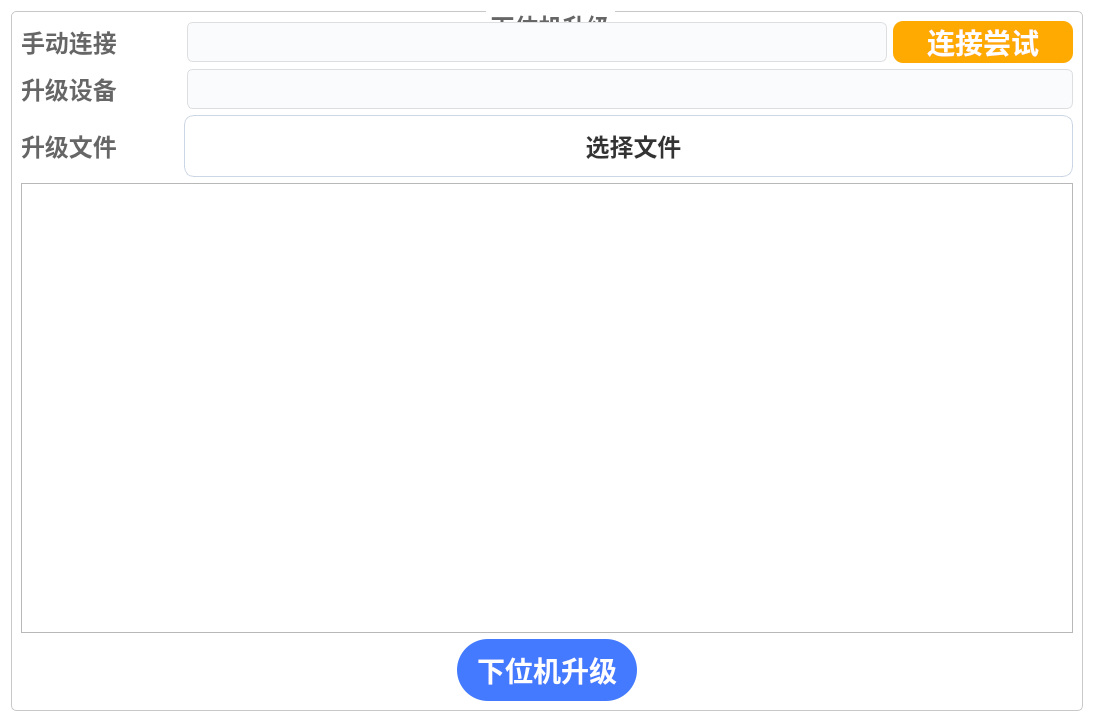
<?xml version="1.0" encoding="UTF-8"?>
<ui version="4.0">
 <class>MCUUpgrade</class>
 <widget class="QWidget" name="MCUUpgrade">
  <property name="geometry">
   <rect>
    <x>0</x>
    <y>0</y>
    <width>912</width>
    <height>722</height>
   </rect>
  </property>
  <property name="windowTitle">
   <string>Form</string>
  </property>
  <property name="styleSheet">
   <string notr="true">#MCUUpgrade {
background: #FFFFFF;
border-radius: 10px;
}</string>
  </property>
  <layout class="QGridLayout" name="gridLayout">
   <item row="0" column="0">
    <widget class="QGroupBox" name="grpBox_9">
     <property name="minimumSize">
      <size>
       <width>0</width>
       <height>0</height>
      </size>
     </property>
     <property name="maximumSize">
      <size>
       <width>16777215</width>
       <height>16777215</height>
      </size>
     </property>
     <property name="styleSheet">
      <string notr="true">QGroupBox {
    border: 1px solid rgb(200, 200, 200);
    font-size: 24px;
    font-family: &quot;PingFang SC&quot;;
    border-radius: 5px;
    margin-top: 2ex;
	font-weight: 500;
}

QGroupBox::title {
    subcontrol-origin: margin;
    subcontrol-position: top center;
    left: 0px;
    margin-left: 0px;
    padding: 0 1px;
	color: #666666;
}</string>
     </property>
     <property name="title">
      <string>下位机升级</string>
     </property>
     <property name="alignment">
      <set>Qt::AlignCenter</set>
     </property>
     <layout class="QVBoxLayout" name="verticalLayout">
      <item>
       <layout class="QHBoxLayout" name="horizontalLayout_4">
        <item>
         <widget class="QLabel" name="label_3">
          <property name="sizePolicy">
           <sizepolicy hsizetype="Preferred" vsizetype="Preferred">
            <horstretch>120</horstretch>
            <verstretch>40</verstretch>
           </sizepolicy>
          </property>
          <property name="minimumSize">
           <size>
            <width>120</width>
            <height>40</height>
           </size>
          </property>
          <property name="maximumSize">
           <size>
            <width>120</width>
            <height>40</height>
           </size>
          </property>
          <property name="styleSheet">
           <string notr="true">width: 93px;
height: 23px;
font-family: PingFang SC;
font-weight: 500;
font-size: 24px;
color: #666666;
line-height: 35px;</string>
          </property>
          <property name="text">
           <string>手动连接</string>
          </property>
         </widget>
        </item>
        <item>
         <spacer name="horizontalSpacer_5">
          <property name="orientation">
           <enum>Qt::Horizontal</enum>
          </property>
          <property name="sizeType">
           <enum>QSizePolicy::Fixed</enum>
          </property>
          <property name="sizeHint" stdset="0">
           <size>
            <width>40</width>
            <height>20</height>
           </size>
          </property>
         </spacer>
        </item>
        <item>
         <widget class="QComboBox" name="com_port">
          <property name="minimumSize">
           <size>
            <width>700</width>
            <height>40</height>
           </size>
          </property>
          <property name="styleSheet">
           <string notr="true">QComboBox {
    border: 1px solid #DCDEE0;
    border-radius: 6px;
    font-family: &quot;PingFang SC Medium&quot;;
    font-size: 24px;
    padding-left: 10px;
    background-color: rgb(250, 251, 252);
	font-weight: 500;
    color: #000000;
}

QComboBox::drop-down {
    margin: 0px;
    padding-right: 20px;
    border: 0px;
}

QComboBox::down-arrow {
    image: url(:/static/PHOTOS/combo_up.png);
}

QComboBox::down-arrow:on {
    image: url(:/static/PHOTOS/combo_down.png);
}

QListView {
    margin: 0px;
    padding: 0px;
    border: 0px;
    border-radius: 10px;
    outline: 0px;
    font-size: 24px;
    color: #333333;
    background-color: rgb(250, 251, 252);
}

QListView::item {
    margin: 0px;
    padding: 10px;
    border: 0px;
    border-radius: 0px;
    height: 60px;
}

QListView::item:hover {
    color: #333333;
}

QListView::item:selected {
    color: rgb(31, 112, 227);
}</string>
          </property>
         </widget>
        </item>
        <item>
         <widget class="QPushButton" name="btn_link">
          <property name="minimumSize">
           <size>
            <width>180</width>
            <height>40</height>
           </size>
          </property>
          <property name="styleSheet">
           <string notr="true">background: #ffaa00;
border-radius: 10px;

font-family: PingFang SC;
font-weight: bold;
font-size: 28px;
color: #FEFEFE;
line-height: 42px;</string>
          </property>
          <property name="text">
           <string>连接尝试</string>
          </property>
         </widget>
        </item>
       </layout>
      </item>
      <item>
       <layout class="QHBoxLayout" name="horizontalLayout_2">
        <item>
         <widget class="QLabel" name="label">
          <property name="sizePolicy">
           <sizepolicy hsizetype="Preferred" vsizetype="Preferred">
            <horstretch>120</horstretch>
            <verstretch>40</verstretch>
           </sizepolicy>
          </property>
          <property name="minimumSize">
           <size>
            <width>120</width>
            <height>40</height>
           </size>
          </property>
          <property name="maximumSize">
           <size>
            <width>120</width>
            <height>40</height>
           </size>
          </property>
          <property name="styleSheet">
           <string notr="true">width: 93px;
height: 23px;
font-family: PingFang SC;
font-weight: 500;
font-size: 24px;
color: #666666;
line-height: 35px;</string>
          </property>
          <property name="text">
           <string>升级设备</string>
          </property>
         </widget>
        </item>
        <item>
         <spacer name="horizontalSpacer_3">
          <property name="orientation">
           <enum>Qt::Horizontal</enum>
          </property>
          <property name="sizeType">
           <enum>QSizePolicy::Fixed</enum>
          </property>
          <property name="sizeHint" stdset="0">
           <size>
            <width>40</width>
            <height>20</height>
           </size>
          </property>
         </spacer>
        </item>
        <item>
         <widget class="QComboBox" name="com_device">
          <property name="minimumSize">
           <size>
            <width>700</width>
            <height>40</height>
           </size>
          </property>
          <property name="styleSheet">
           <string notr="true">QComboBox {
    border: 1px solid #DCDEE0;
    border-radius: 6px;
    font-family: &quot;PingFang SC Medium&quot;;
    font-size: 24px;
    padding-left: 10px;
    background-color: rgb(250, 251, 252);
	font-weight: 500;
    color: #000000;
}

QComboBox::drop-down {
    margin: 0px;
    padding-right: 20px;
    border: 0px;
}

QComboBox::down-arrow {
    image: url(:/static/PHOTOS/combo_up.png);
}

QComboBox::down-arrow:on {
    image: url(:/static/PHOTOS/combo_down.png);
}

QListView {
    margin: 0px;
    padding: 0px;
    border: 0px;
    border-radius: 10px;
    outline: 0px;
    font-size: 24px;
    color: #333333;
    background-color: rgb(250, 251, 252);
}

QListView::item {
    margin: 0px;
    padding: 10px;
    border: 0px;
    border-radius: 0px;
    height: 60px;
}

QListView::item:hover {
    color: #333333;
}

QListView::item:selected {
    color: rgb(31, 112, 227);
}</string>
          </property>
         </widget>
        </item>
       </layout>
      </item>
      <item>
       <layout class="QHBoxLayout" name="horizontalLayout_3">
        <item>
         <widget class="QLabel" name="label_2">
          <property name="sizePolicy">
           <sizepolicy hsizetype="Preferred" vsizetype="Preferred">
            <horstretch>120</horstretch>
            <verstretch>40</verstretch>
           </sizepolicy>
          </property>
          <property name="minimumSize">
           <size>
            <width>120</width>
            <height>40</height>
           </size>
          </property>
          <property name="maximumSize">
           <size>
            <width>120</width>
            <height>40</height>
           </size>
          </property>
          <property name="styleSheet">
           <string notr="true">width: 93px;
height: 23px;
font-family: PingFang SC;
font-weight: 500;
font-size: 24px;
color: #666666;
line-height: 35px;</string>
          </property>
          <property name="text">
           <string>升级文件</string>
          </property>
         </widget>
        </item>
        <item>
         <spacer name="horizontalSpacer_4">
          <property name="orientation">
           <enum>Qt::Horizontal</enum>
          </property>
          <property name="sizeType">
           <enum>QSizePolicy::Fixed</enum>
          </property>
          <property name="sizeHint" stdset="0">
           <size>
            <width>37</width>
            <height>17</height>
           </size>
          </property>
         </spacer>
        </item>
        <item>
         <widget class="QPushButton" name="btn_path">
          <property name="minimumSize">
           <size>
            <width>700</width>
            <height>40</height>
           </size>
          </property>
          <property name="styleSheet">
           <string notr="true">width: 688px;
height: 60px;
background: #FFFFFF;
border-radius: 10px;
border: 1px solid rgba(170,189,212,0.6);

padding-left: 10px;

font-family: PingFang SC;
font-weight: 500;
font-size: 24px;
color: #333333;
line-height: 35px;</string>
          </property>
          <property name="text">
           <string>选择文件</string>
          </property>
         </widget>
        </item>
       </layout>
      </item>
      <item>
       <widget class="QTextEdit" name="textEdit"/>
      </item>
      <item>
       <layout class="QHBoxLayout" name="horizontalLayout">
        <item>
         <spacer name="horizontalSpacer">
          <property name="orientation">
           <enum>Qt::Horizontal</enum>
          </property>
          <property name="sizeHint" stdset="0">
           <size>
            <width>40</width>
            <height>20</height>
           </size>
          </property>
         </spacer>
        </item>
        <item>
         <widget class="QPushButton" name="btn_upgrade">
          <property name="minimumSize">
           <size>
            <width>180</width>
            <height>62</height>
           </size>
          </property>
          <property name="font">
           <font>
            <family>PingFang SC</family>
            <pointsize>-1</pointsize>
            <weight>75</weight>
            <bold>true</bold>
           </font>
          </property>
          <property name="styleSheet">
           <string notr="true">background: #437AFF;
border-radius: 31px;

font-family: PingFang SC;
font-weight: bold;
font-size: 28px;
color: #FEFEFE;
line-height: 42px;</string>
          </property>
          <property name="text">
           <string>下位机升级</string>
          </property>
         </widget>
        </item>
        <item>
         <spacer name="horizontalSpacer_2">
          <property name="orientation">
           <enum>Qt::Horizontal</enum>
          </property>
          <property name="sizeHint" stdset="0">
           <size>
            <width>40</width>
            <height>20</height>
           </size>
          </property>
         </spacer>
        </item>
       </layout>
      </item>
     </layout>
    </widget>
   </item>
  </layout>
 </widget>
 <resources/>
 <connections/>
</ui>
